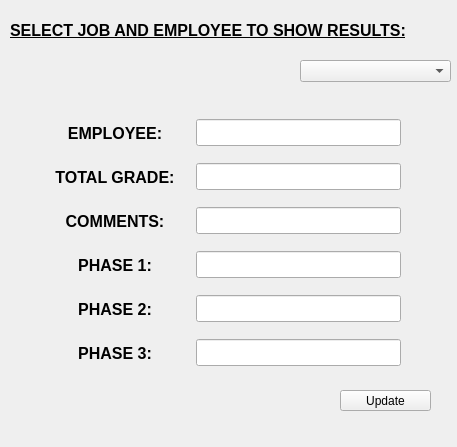
<?xml version="1.0" encoding="UTF-8"?>
<ui version="4.0">
 <class>MyResultsEval</class>
 <widget class="QWidget" name="MyResultsEval">
  <property name="geometry">
   <rect>
    <x>0</x>
    <y>0</y>
    <width>457</width>
    <height>447</height>
   </rect>
  </property>
  <property name="windowTitle">
   <string>Form</string>
  </property>
  <widget class="QLabel" name="label">
   <property name="geometry">
    <rect>
     <x>10</x>
     <y>10</y>
     <width>401</width>
     <height>41</height>
    </rect>
   </property>
   <property name="font">
    <font>
     <pointsize>12</pointsize>
     <weight>75</weight>
     <bold>true</bold>
     <underline>true</underline>
    </font>
   </property>
   <property name="text">
    <string>SELECT JOB AND EMPLOYEE TO SHOW RESULTS:</string>
   </property>
  </widget>
  <widget class="QWidget" name="verticalLayoutWidget_3">
   <property name="geometry">
    <rect>
     <x>40</x>
     <y>110</y>
     <width>361</width>
     <height>271</height>
    </rect>
   </property>
   <layout class="QVBoxLayout" name="verticalLayout_3">
    <item>
     <layout class="QHBoxLayout" name="horizontalLayout">
      <item>
       <widget class="QLabel" name="label_3">
        <property name="sizePolicy">
         <sizepolicy hsizetype="Fixed" vsizetype="Fixed">
          <horstretch>0</horstretch>
          <verstretch>0</verstretch>
         </sizepolicy>
        </property>
        <property name="minimumSize">
         <size>
          <width>150</width>
          <height>30</height>
         </size>
        </property>
        <property name="font">
         <font>
          <pointsize>12</pointsize>
          <weight>75</weight>
          <bold>true</bold>
         </font>
        </property>
        <property name="text">
         <string>EMPLOYEE:</string>
        </property>
        <property name="alignment">
         <set>Qt::AlignCenter</set>
        </property>
       </widget>
      </item>
      <item>
       <widget class="QLineEdit" name="lineEdit_empl">
        <property name="font">
         <font>
          <pointsize>12</pointsize>
         </font>
        </property>
        <property name="alignment">
         <set>Qt::AlignCenter</set>
        </property>
        <property name="readOnly">
         <bool>true</bool>
        </property>
       </widget>
      </item>
     </layout>
    </item>
    <item>
     <layout class="QHBoxLayout" name="horizontalLayout_2">
      <item>
       <widget class="QLabel" name="label_4">
        <property name="sizePolicy">
         <sizepolicy hsizetype="Fixed" vsizetype="Fixed">
          <horstretch>0</horstretch>
          <verstretch>0</verstretch>
         </sizepolicy>
        </property>
        <property name="minimumSize">
         <size>
          <width>150</width>
          <height>30</height>
         </size>
        </property>
        <property name="font">
         <font>
          <pointsize>12</pointsize>
          <weight>75</weight>
          <bold>true</bold>
         </font>
        </property>
        <property name="text">
         <string>TOTAL GRADE:</string>
        </property>
        <property name="alignment">
         <set>Qt::AlignCenter</set>
        </property>
       </widget>
      </item>
      <item>
       <widget class="QLineEdit" name="lineEdit_grade">
        <property name="font">
         <font>
          <pointsize>12</pointsize>
         </font>
        </property>
        <property name="alignment">
         <set>Qt::AlignCenter</set>
        </property>
        <property name="readOnly">
         <bool>true</bool>
        </property>
       </widget>
      </item>
     </layout>
    </item>
    <item>
     <layout class="QHBoxLayout" name="horizontalLayout_3">
      <item>
       <widget class="QLabel" name="label_5">
        <property name="sizePolicy">
         <sizepolicy hsizetype="Fixed" vsizetype="Fixed">
          <horstretch>0</horstretch>
          <verstretch>0</verstretch>
         </sizepolicy>
        </property>
        <property name="minimumSize">
         <size>
          <width>150</width>
          <height>30</height>
         </size>
        </property>
        <property name="font">
         <font>
          <pointsize>12</pointsize>
          <weight>75</weight>
          <bold>true</bold>
         </font>
        </property>
        <property name="text">
         <string>COMMENTS:</string>
        </property>
        <property name="alignment">
         <set>Qt::AlignCenter</set>
        </property>
       </widget>
      </item>
      <item>
       <widget class="QLineEdit" name="lineEdit_comms">
        <property name="font">
         <font>
          <pointsize>12</pointsize>
         </font>
        </property>
        <property name="alignment">
         <set>Qt::AlignCenter</set>
        </property>
       </widget>
      </item>
     </layout>
    </item>
    <item>
     <layout class="QHBoxLayout" name="horizontalLayout_4">
      <item>
       <widget class="QLabel" name="label_6">
        <property name="sizePolicy">
         <sizepolicy hsizetype="Fixed" vsizetype="Fixed">
          <horstretch>0</horstretch>
          <verstretch>0</verstretch>
         </sizepolicy>
        </property>
        <property name="minimumSize">
         <size>
          <width>150</width>
          <height>30</height>
         </size>
        </property>
        <property name="font">
         <font>
          <pointsize>12</pointsize>
          <weight>75</weight>
          <bold>true</bold>
         </font>
        </property>
        <property name="text">
         <string>PHASE 1:</string>
        </property>
        <property name="alignment">
         <set>Qt::AlignCenter</set>
        </property>
       </widget>
      </item>
      <item>
       <widget class="QLineEdit" name="lineEdit_ph1">
        <property name="font">
         <font>
          <pointsize>12</pointsize>
         </font>
        </property>
        <property name="alignment">
         <set>Qt::AlignCenter</set>
        </property>
       </widget>
      </item>
     </layout>
    </item>
    <item>
     <layout class="QHBoxLayout" name="horizontalLayout_5">
      <item>
       <widget class="QLabel" name="label_2">
        <property name="sizePolicy">
         <sizepolicy hsizetype="Fixed" vsizetype="Fixed">
          <horstretch>0</horstretch>
          <verstretch>0</verstretch>
         </sizepolicy>
        </property>
        <property name="minimumSize">
         <size>
          <width>150</width>
          <height>30</height>
         </size>
        </property>
        <property name="font">
         <font>
          <pointsize>12</pointsize>
          <weight>75</weight>
          <bold>true</bold>
         </font>
        </property>
        <property name="text">
         <string>PHASE 2:</string>
        </property>
        <property name="alignment">
         <set>Qt::AlignCenter</set>
        </property>
       </widget>
      </item>
      <item>
       <widget class="QLineEdit" name="lineEdit_ph2">
        <property name="font">
         <font>
          <pointsize>12</pointsize>
         </font>
        </property>
        <property name="alignment">
         <set>Qt::AlignCenter</set>
        </property>
       </widget>
      </item>
     </layout>
    </item>
    <item>
     <layout class="QHBoxLayout" name="horizontalLayout_6">
      <item>
       <widget class="QLabel" name="label_7">
        <property name="sizePolicy">
         <sizepolicy hsizetype="Fixed" vsizetype="Fixed">
          <horstretch>0</horstretch>
          <verstretch>0</verstretch>
         </sizepolicy>
        </property>
        <property name="minimumSize">
         <size>
          <width>150</width>
          <height>30</height>
         </size>
        </property>
        <property name="font">
         <font>
          <pointsize>12</pointsize>
          <weight>75</weight>
          <bold>true</bold>
         </font>
        </property>
        <property name="text">
         <string>PHASE 3:</string>
        </property>
        <property name="alignment">
         <set>Qt::AlignCenter</set>
        </property>
       </widget>
      </item>
      <item>
       <widget class="QLineEdit" name="lineEdit_ph3">
        <property name="font">
         <font>
          <pointsize>12</pointsize>
         </font>
        </property>
        <property name="alignment">
         <set>Qt::AlignCenter</set>
        </property>
       </widget>
      </item>
     </layout>
    </item>
   </layout>
  </widget>
  <widget class="QPushButton" name="pushButton_5">
   <property name="geometry">
    <rect>
     <x>340</x>
     <y>390</y>
     <width>91</width>
     <height>21</height>
    </rect>
   </property>
   <property name="text">
    <string>Update</string>
   </property>
  </widget>
  <widget class="QComboBox" name="comboBox_myResults">
   <property name="geometry">
    <rect>
     <x>300</x>
     <y>60</y>
     <width>151</width>
     <height>22</height>
    </rect>
   </property>
  </widget>
 </widget>
 <resources/>
 <connections/>
</ui>
